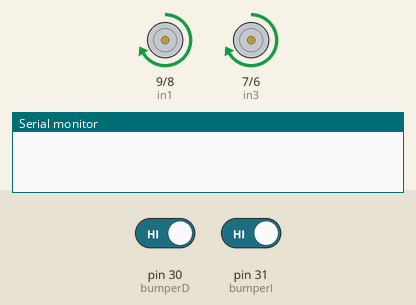
A sketch run on a simulated Arduino Mega 2560, built with avr-gcc and run on an emulated ATmega2560. Parts: motor-driver pin pairs drawn as motors (green arrow = first pin HIGH = forward, orange = second pin HIGH = backward, longer = more drive, scaled by the enable pin), the last lines printed to the serial monitor. The test bench sets the inputs (shaded band); at power-on: pin 30 (bumperD) HIGH, pin 31 (bumperI) HIGH.

Above: at 1.2 s.
1.3 s: pin 30 (bumperD) driven LOW
At 1.7 s:
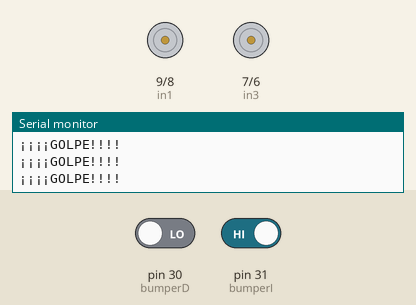
2.8 s: pin 30 (bumperD) driven HIGH
At 3.3 s:
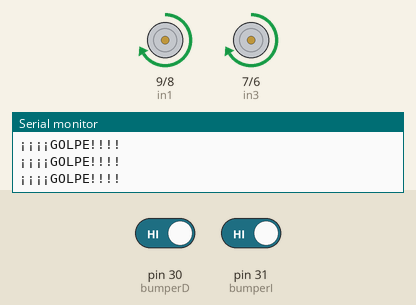
4.3 s: pin 31 (bumperI) driven LOW
At 5.1 s:
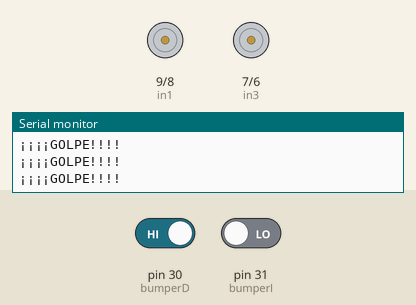
7.3 s: pin 31 (bumperI) driven HIGH
At 8.0 s:
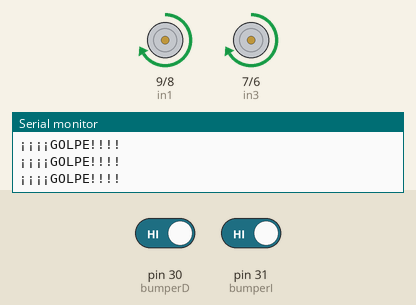
8.8 s: pin 30 (bumperD) driven LOW and pin 31 (bumperI) driven LOW
At 9.8 s:
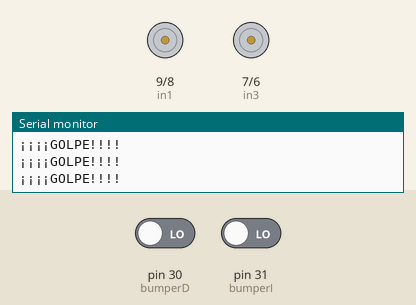
Timing chart, 0 to 11.8 s (numbered marks = the images above; inputs shaded):
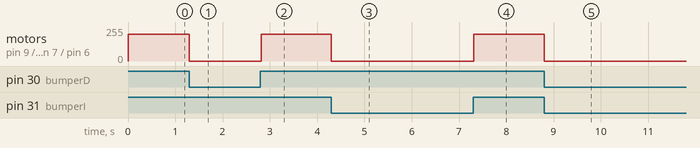

The sketch:

version_alfa.ino
```cpp
//definimos los pines de los sensores
//SENSOR ULTRA SONIDO
int Trig = 48;
int Echo = 49;

// bloque motor izquierdo
int enA = 10;
int in1 = 9;
int in2 = 8;
// bloque motor derecho
int enB = 5;
int in3 = 7;
int in4 = 6;

//BUMPER
int bumperD = 30;             //bumper derecho
int bumperI = 31;             //bumper izquierdo

//Variable en la que se va a almacenar el valor correspondiente a la distancia
int Distancia;
int buttonStateD = 0;         // variable for reading the pushbutton status
int buttonStateI = 0;         // variable for reading the pushbutton status


#define maximum_distance 200
int MAX_VEL = 255;            //MAXIMA VELOCIDAD DE LOS MOTORES
int MIN_VEL = 10;             //MINIMA VELOCIDAD . MODIFICAR PARA AJUSTAR A TUS MOTORES
int STOPPED = 0;              //VELOCIDAD DE PARADA


void setup() {

  Serial.begin(9600);         // PARA VERLO POR MONITOR SERIAL

  pinMode (Trig, OUTPUT);     //DEFINIMOS Trig como salida
  pinMode (Echo, INPUT);      //DEFINIMOS Echo como entrada
  pinMode(bumperD, INPUT);    //DEFINIMOS bumperD como entrada
  pinMode(bumperI, INPUT);    //DEFINIMOS bumperI como entrada

  // Defino todos los pines de motor como salidas
  pinMode(enA, OUTPUT);
  pinMode(enB, OUTPUT);
  pinMode(in1, OUTPUT);
  pinMode(in2, OUTPUT);
  pinMode(in3, OUTPUT);
  pinMode(in4, OUTPUT);
}


void loop() {
  // put your main code here, to run repeatedly:

 buttonStateD = digitalRead(bumperD);
 buttonStateI = digitalRead(bumperI);

  if ((buttonStateD == LOW) | (buttonStateI == LOW)){
    Serial.println("¡¡¡¡GOLPE!!!!");


    //PARAR MOTORES
    Parar();
    //MARCHA ATRAS

    //GIRAR DEPENDIENDO DE DONDE ESTE EL GOLPE

      // GOLPE EN DERECHA - GIRO A IZQUIERDA

      // GOLPE EN IZQUIERDA - GIRO A DERECHA

  }else{

      Avanzar();


    //COMPRUEBO DISTANCIA
      //SI DISTANCIA > 30 -> AVANZO RAPIDO
      //SI DISTANCIA 29 - 21  -> AVANZO MEDIAVELOCIDAD
      //SI DISTANCIA 20 - 10 -> AVANZO LENTO
      //SI DISTANCIA MENOR 10 -> GIRAR


  }

}


void comprobacion(){


}

void Avanzar(){
     digitalWrite(in1, HIGH);
      digitalWrite(in2, LOW);
    digitalWrite(in3, HIGH);
     digitalWrite(in4, LOW);

      analogWrite(enA, 200);
      analogWrite(enB, 200);

  }

void Parar(){
  digitalWrite(in1, LOW);
  digitalWrite(in2, LOW);
  digitalWrite(in3, LOW);
  digitalWrite(in4, LOW);
}


int dameDistanciaUltraSonido(){
   //Para estabilizar el valor del pin Trig se establece a LOW
  digitalWrite (Trig, LOW);
  delay(10);

  //Se lanzan los 8 pulsos
  digitalWrite (Trig, HIGH);
  delay(10);
  digitalWrite (Trig, LOW);

  /*
    Se mide el tiempo que tarda la señal en regresar y se calcula la distancia.
    Observa que al realizar pulseIn el valor que se obtiene es tiempo, no distancia
    Se está reutilizando la variable Distancia.
  */

  Distancia = pulseIn (Echo, HIGH);
  Distancia = Distancia / 58;
  delay(100);
  return Distancia;
}
```

Measured:
- after the input at 1.3 s, motor on pin 9 (in1) / pin 8 (in2), motor on pin 7 (in3) / pin 6 (in4): forward 200/255 → stopped at once
- after the input at 2.8 s, motor on pin 9 (in1) / pin 8 (in2), motor on pin 7 (in3) / pin 6 (in4): stopped → forward 200/255 at once
- after the input at 4.3 s, motor on pin 9 (in1) / pin 8 (in2), motor on pin 7 (in3) / pin 6 (in4): forward 200/255 → stopped at once
- after the input at 7.3 s, motor on pin 9 (in1) / pin 8 (in2), motor on pin 7 (in3) / pin 6 (in4): stopped → forward 200/255 at once
- after the input at 8.8 s, motor on pin 9 (in1) / pin 8 (in2), motor on pin 7 (in3) / pin 6 (in4): forward 200/255 → stopped at once
